Frame 1 (no input): blank canvas, image omitted
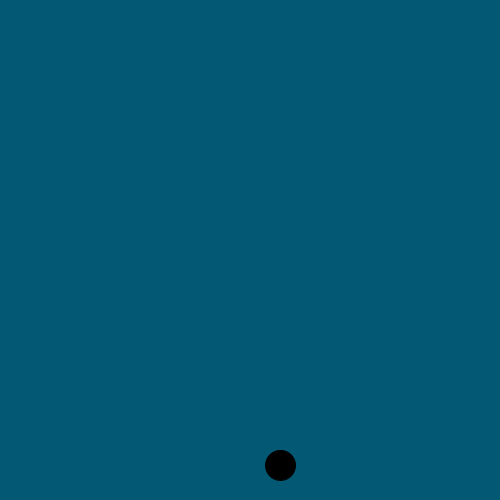
Frame 60 (the mouse pressed at the canvas centre just before this capture)
Frame 120 (the mouse held since frame 60 and released just before this capture): blank canvas, image omitted

The Processing sketch that drew this single still picture (run headless with seeded random() and noise(); from frame 60 on, the mouse is pressed at the canvas centre):

// Processing sketch: processing_105384
// ── processing_105384.pde

float bSize = 30;
float r = bSize/2;
float startPosY = 20;
float endPosY = 500-(bSize/2);
float ballPosX,ballPosY;
float vY =.1;
float gravity = .98;
float weight = .02;
float vX;
float friction = .7;
color bgColor;

void setup(){
  //frameRate(5);
  bgColor = color(0);
  size(500,500);
  vX = random(40);
  vY = random(-15,60);
  ballPosY = height/2;
  ballPosX = width/2;
}

void draw(){
  background(bgColor);
  
// Up/Down Motion
  if((ballPosY < endPosY) && (vY > 0)){
    vY += gravity; //going down!
  } else if((ballPosY > endPosY) && (vY > 0)) {
    vY = -vY; //flip to up
    bgColor = color(random(255),random(255),random(255));
  } else if((vY < 0)) {
    vY += gravity; // going up
    vY = vY*(1-weight);
  } else if((ballPosY <= r) && (vY <= 0)) {
    vY = -vY; // flip to down
  }
  
// Left/Right Motion
  if((ballPosX >= width-r) && (vX > 0)) {
    vX = -vX;
    vX = vX*(friction);
    bgColor = color(random(255),random(255),random(255));
  } else if ((ballPosX <= r) && (vX < 0)) {
    vX = -vX;
    vX = vX*(friction);
    bgColor = color(random(255),random(255),random(255));
  }
  
  if(mousePressed) {
    vX+=random(40);
    vY+=random(-15,0);
  }
    
  ballPosY += vY;
  ballPosX += vX;
  fill(0);
  ellipse(ballPosX,ballPosY,bSize,bSize);
}
